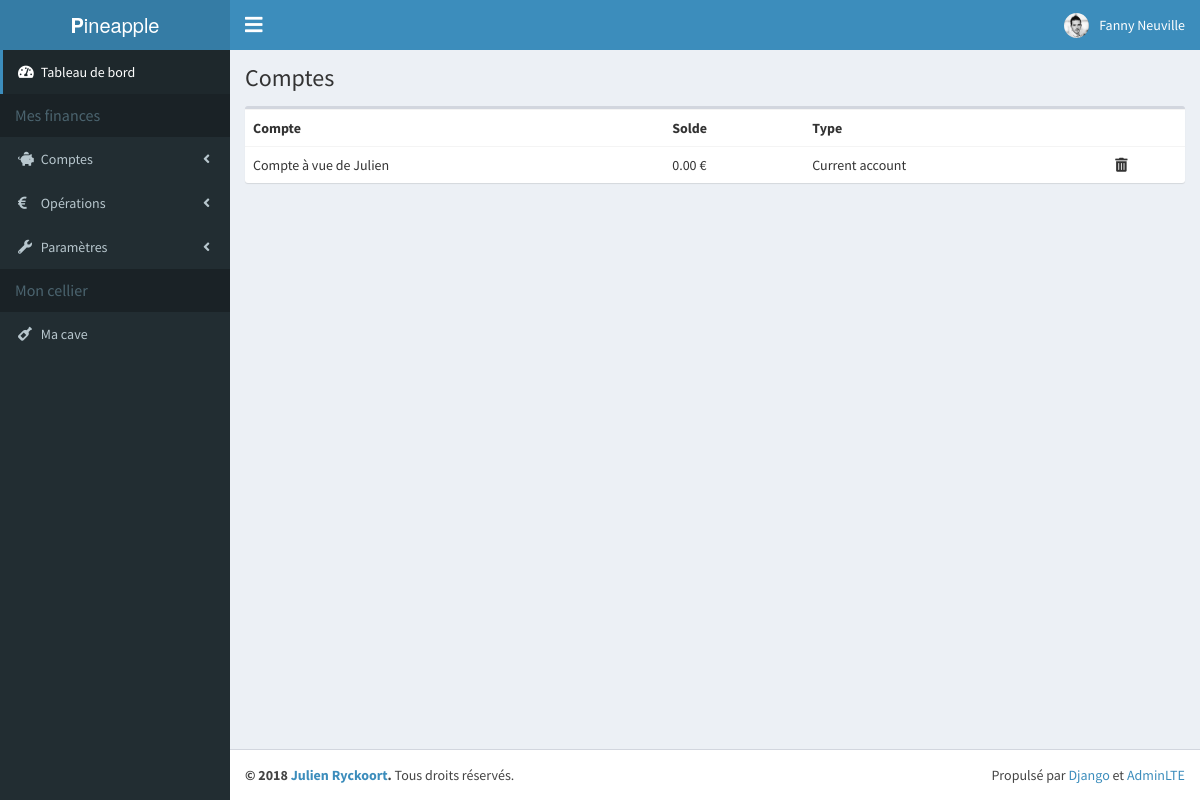
Screenshot of /accounting/accounts/1 (signed in) with the database file from the repository.
### accounting/models.py (models this page shows, shortened)
class Account(models.Model):
    budget = models.ForeignKey('Budget', on_delete=models.CASCADE)
    name = models.CharField(max_length=200)
    text = models.TextField(default=None, blank=True, null=True)
    balance = models.DecimalField(max_digits=13, decimal_places=2)
    type = models.ForeignKey('AccountType', on_delete=models.PROTECT)
    class Meta:
        ordering = ('budget','type',)

class AccountType(models.Model):
    name = models.CharField(max_length=200)
    class Meta:
        ordering = ('name',)
    def __str__(self):
        return self.name

### accounting/views.py (the view)
# urls.py: path('accounts/<id_budget>', views.accounts, name='accounts'),
def accounts(request, id_budget):
    accounts = Account.objects.filter(budget=id_budget)
    return render(request, 'accounting/index_accounts.html', locals())

### accounting/templates/accounting/index_accounts.html (shortened to what this page needs)
{% extends 'base.html' %}
{% block header %}
<h1>
  Comptes
</h1>
{% endblock %}
{% block content %}
<div class="box">
  <div class="box-body no-padding">
    <table class="table">
      <tbody>
        <tr>
          <th>Compte</th>
          <th>Solde</th>
          <th>Type</th>
          <th></th>
        </tr>
        {% for account in accounts %}
        <tr>
          <td>{{ account.name }}</td>
          <td>{{ account.balance }} €</td>
          <td>{{ account.type }}</td>
          <td><i class="fas fa-trash-alt"></i></td>
        </tr>
        {% endfor %}
      </tbody>
    </table>
  </div>
</div>
{% endblock %}

### project_templates/base.html (shortened to what this page needs)
{% load static %}
{% load humanize %}
<!DOCTYPE html>
<html>
<head>
  <link rel="stylesheet" href="{% static 'bower_components/bootstrap/dist/css/bootstrap.min.css' %}">
  <link rel="stylesheet" href="https://use.fontawesome.com/releases/v5.4.1/css/all.css">
  <link rel="stylesheet" href="{% static 'dist/css/AdminLTE.css' %}">
  <link rel="stylesheet" href="{% static 'dist/css/skins/skin-blue.min.css' %}">
  <link rel="stylesheet" href="{% static 'dist/css/pineapple.css' %}">
</head>
<body class="hold-transition skin-blue sidebar-mini">
<div class="wrapper">
  <header class="main-header">
    <a href="#" class="logo">
      <span class="logo-lg"><b>P</b>ineapple</span>
    </a>
    <nav class="navbar navbar-static-top" role="navigation">
      <a href="#" class="sidebar-toggle fa fa-bars" data-toggle="push-menu" role="button">
      </a>
      <div class="navbar-custom-menu">
        <ul class="nav navbar-nav">
          <li class="dropdown user user-menu">
            <a href="#" class="dropdown-toggle" data-toggle="dropdown">
              <img src="{% static 'dist/img/julien.jpg' %}" class="user-image" alt="User Image">
              <span class="hidden-xs">{{ request.user.first_name }} {{ request.user.last_name  }}</span>
            </a>
          </li>
        </ul>
      </div>
    </nav>
  </header>
  <aside class="main-sidebar">
    <section class="sidebar">
      <ul class="sidebar-menu" data-widget="tree">
        <li class="active">
          <a href="#">
            <i class="fa fa-tachometer-alt"></i>
            <span>Tableau de bord</span>
          </a>
        </li>
        <li class="header">Mes finances</li>
        <li class="treeview">
          <a href="#">
            <i class="fa fa-piggy-bank"></i>
            <span>Comptes</span>
            <span class="pull-right-container">
              <i class="fa fa-angle-left pull-right"></i>
            </span>
          </a>
        </li>
        <li class="treeview">
          <a href="#">
            <i class="fa fa-euro-sign"></i>
            <span>Opérations</span>
            <span class="pull-right-container">
              <i class="fa fa-angle-left pull-right"></i>
            </span>
          </a>
        </li>
        <li class="treeview">
          <a href="#">
            <i class="fa fa-wrench"></i>
            <span>Paramètres</span>
            <span class="pull-right-container">
              <i class="fa fa-angle-left pull-right"></i>
            </span>
          </a>
        </li>
        <li class="header">Mon cellier</li>
        <li>
          <a href="#">
            <i class="fa fa-wine-bottle"></i>
            <span>Ma cave</span>
          </a>
        </li>
      </ul>
    </section>
  </aside>
  <div class="content-wrapper">
    <section class="content-header">
      {% block header %}
      {% endblock %}
    </section>
    <section class="content container-fluid">
      {% block content %}
      {% endblock %}
    </section>
  </div>
  <footer class="main-footer">
    <div class="pull-right hidden-xs">
      Propulsé par <a href="https://www.djangoproject.com/" target="_blank">Django</a> et <a href="https://adminlte.io/" target="_blank">AdminLTE</a>
    </div>
    <strong>&copy; 2018 <a href="https://www.facebook.com/jryckoort" target="_blank">Julien Ryckoort</a>.</strong> Tous droits réservés.
  </footer>
</div>
</body>
</html>

### rows the page displays
Account: name "Compte à vue de Julien", balance "0.00", type "Current account"

### other values shown
{{ request.user.first_name }} "Fanny"
{{ request.user.last_name }} "Neuville"
